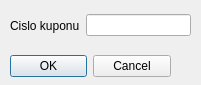
<?xml version="1.0" encoding="UTF-8"?>
<ui version="4.0">
 <class>KuponDialog</class>
 <widget class="QDialog" name="KuponDialog">
  <property name="windowModality">
   <enum>Qt::ApplicationModal</enum>
  </property>
  <property name="geometry">
   <rect>
    <x>0</x>
    <y>0</y>
    <width>201</width>
    <height>85</height>
   </rect>
  </property>
  <property name="windowTitle">
   <string>Kupon dialog</string>
  </property>
  <property name="modal">
   <bool>true</bool>
  </property>
  <widget class="QDialogButtonBox" name="buttonBox">
   <property name="geometry">
    <rect>
     <x>10</x>
     <y>50</y>
     <width>161</width>
     <height>32</height>
    </rect>
   </property>
   <property name="orientation">
    <enum>Qt::Horizontal</enum>
   </property>
   <property name="standardButtons">
    <set>QDialogButtonBox::Cancel|QDialogButtonBox::Ok</set>
   </property>
  </widget>
  <widget class="QWidget" name="horizontalLayoutWidget">
   <property name="geometry">
    <rect>
     <x>10</x>
     <y>10</y>
     <width>181</width>
     <height>31</height>
    </rect>
   </property>
   <layout class="QHBoxLayout" name="horizontalLayout">
    <item>
     <widget class="QLabel" name="label">
      <property name="text">
       <string>Cislo kuponu</string>
      </property>
     </widget>
    </item>
    <item>
     <widget class="QLineEdit" name="lineEdit"/>
    </item>
   </layout>
  </widget>
 </widget>
 <resources/>
 <connections>
  <connection>
   <sender>buttonBox</sender>
   <signal>accepted()</signal>
   <receiver>KuponDialog</receiver>
   <slot>accept()</slot>
   <hints>
    <hint type="sourcelabel">
     <x>248</x>
     <y>254</y>
    </hint>
    <hint type="destinationlabel">
     <x>157</x>
     <y>274</y>
    </hint>
   </hints>
  </connection>
  <connection>
   <sender>buttonBox</sender>
   <signal>rejected()</signal>
   <receiver>KuponDialog</receiver>
   <slot>reject()</slot>
   <hints>
    <hint type="sourcelabel">
     <x>316</x>
     <y>260</y>
    </hint>
    <hint type="destinationlabel">
     <x>286</x>
     <y>274</y>
    </hint>
   </hints>
  </connection>
 </connections>
</ui>
